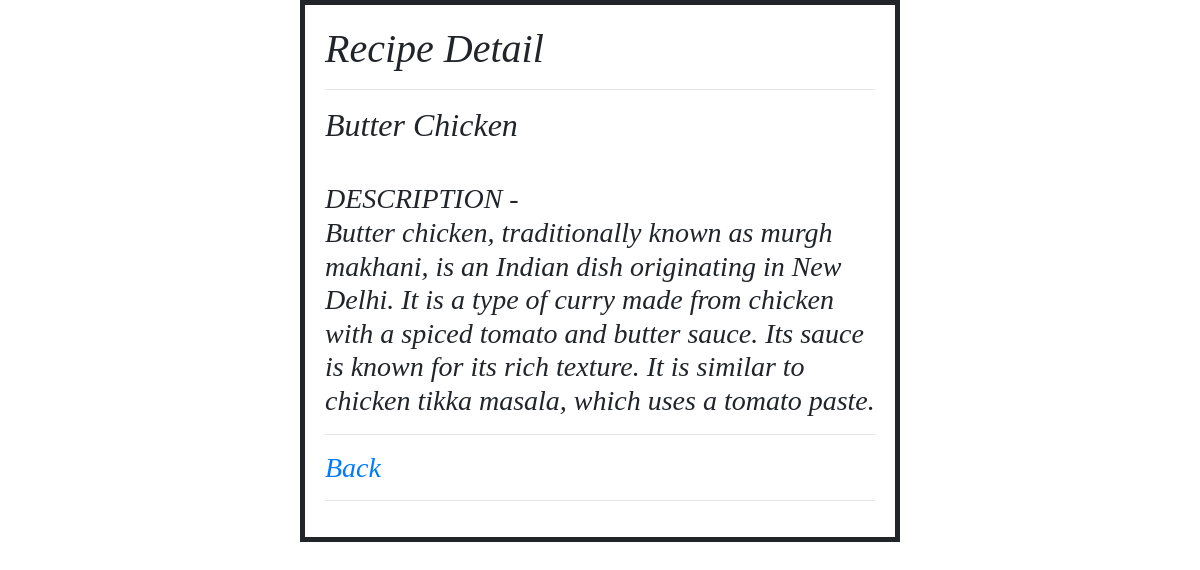
The page /reddd/detail/1/ on the database its author committed.
### reddd/models.py (models this page shows, shortened)
class Recipe(models.Model):
    name = models.CharField(max_length=100)
    desc = models.TextField()

### reddd/views.py (the view)
# urls.py: path('detail/<int:pk>/',views.RecipeDetail.as_view(), name='recipedetail'),
class RecipeDetail(DetailView):
    model = Recipe
    template_name = 'reddd/recipe_detail.html'
    def get(self,request, *args, **kwargs):
        recipe_id = kwargs['pk']
        if cache.get(recipe_id):
            print("CACHE_TTL - ",cache.ttl(recipe_id))
            recipe = cache.get(recipe_id)
            print('--------------DATA COMING FROM CACHE------------')
        else:
            recipe =Recipe.objects.get(pk = recipe_id)
            cache.set(recipe_id,recipe)
            print('--------------DATA COMING FROM DB------------')
        context = {'recipe':recipe}
        return render( request, self.template_name,context)

### reddd/templates/reddd/recipe_detail.html (shortened to what this page needs)
<!doctype html>
<html lang="en">
  <head>
    <link rel="stylesheet" href="https://cdn.jsdelivr.net/npm/bootstrap@4.0.0/dist/css/bootstrap.min.css">
  </head>
  <body>
    <div class = "center" id='a'>
        <h1>Recipe Detail</h1><hr>
        <h2>{{recipe.name}}</h2><br>
        <h3>DESCRIPTION - <br> {{recipe.desc}}</h3><hr>
        <h3><a href = {% url 'reddd:recipelist'  %}>Back</a><h3><hr>
    </div>
  </body>
</html>

### reddd/templates/reddd/recipe_detail.html (style rules this page uses)
#a { font: italic bold 12px/30px Georgia, serif; }
.center { border: 5px solid; margin: auto; width: 50%; padding: 20px; }

### rows shown on the page
Recipe: name "Butter Chicken", desc "Butter chicken, traditionally known as murgh makhani, is an Indian dish originating in New Delhi. It is a type of curry made from chicken with a spiced tomato and butter sauce. Its sauce is known for its rich texture. It is similar to chicken tikka masala, which uses a tomato paste."
